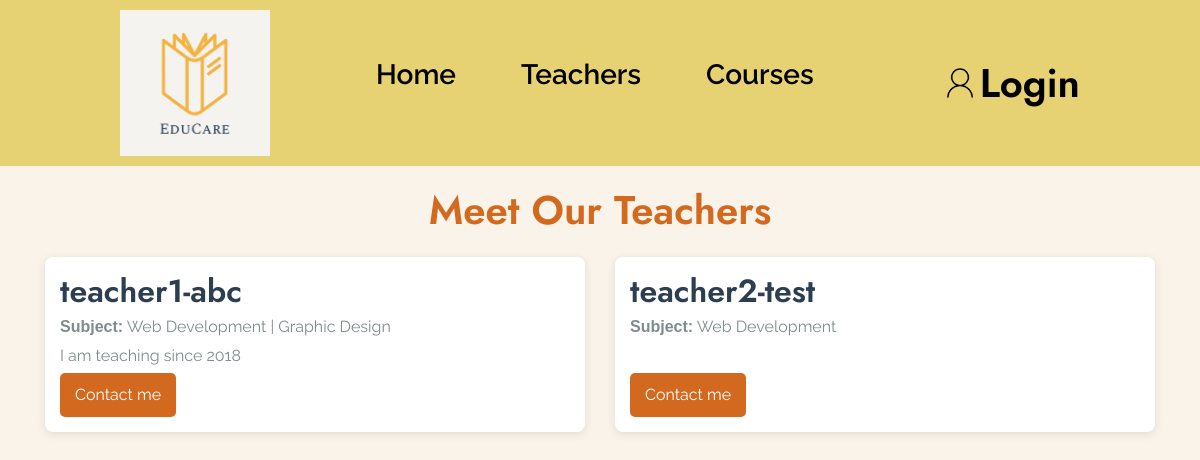
The page /user/Teachcontent.php on the database as committed earlier.
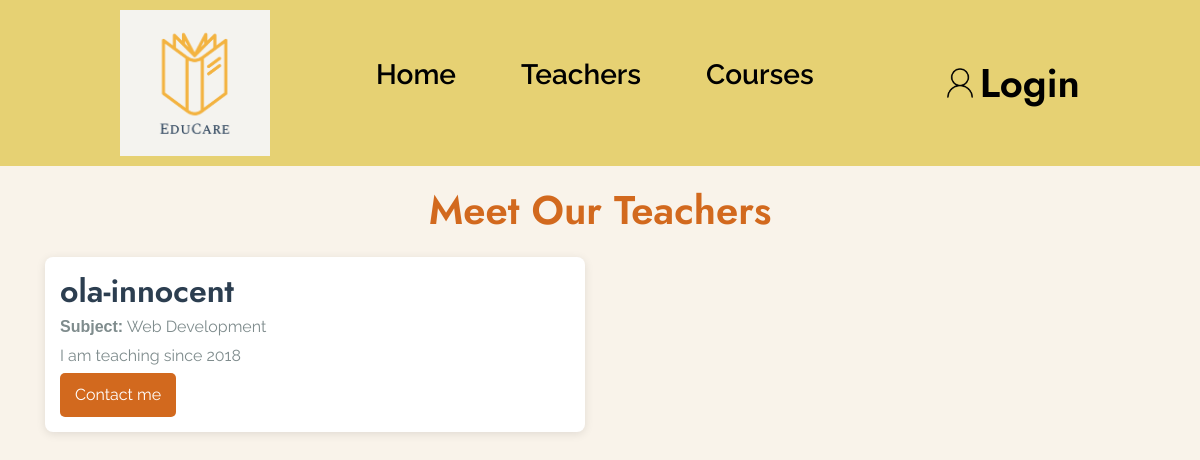
The same page on the database as committed later.
### tables this page shows
CREATE TABLE `users` (
  `id` int(11) NOT NULL,
  `fname` varchar(255) NOT NULL,
  `lname` varchar(255) NOT NULL,
  `email` varchar(255) NOT NULL,
  `password` varchar(255) NOT NULL,
  `user_type` enum('admin','teacher','student') NOT NULL DEFAULT 'student',
  `bio` text DEFAULT NULL,
  `course_id` int(11) DEFAULT NULL
);

### core/database.php (called while the page is built, shortened)
<?php
$userFullName = '';

### user/Teachcontent.php (the view, shortened to what this page needs)
<?php
require_once '../core/database.php';
?>
<!DOCTYPE html>
<html lang="en">
<head>
    <?php include './includes/style_links.php'; ?>
    <link rel="stylesheet" href="style.css">
    <link rel="stylesheet" href="css/custom.min.css">
</head>
<body>
    <?php include_once './includes/header.php'; ?>
    <div id="teachers-list" class="container">
        <div class="row">
            <div class="col-12">
                <h1 class="chocolate">Meet Our Teachers</h1>
            </div>
            <?php
            $getAllT_Q = $con->query("CALL `get_all_teachers`()");
            if (mysqli_num_rows($getAllT_Q) > 0) {
                while ($teach_list = mysqli_fetch_object($getAllT_Q)):
            ?>
                    <div class="col-12 col-md-6">
                        <div class="teacher">
                            <h2><?= $teach_list->fname . '-' . $teach_list->lname ?></h2>
                            <p><strong>Subject:</strong> <?= $teach_list->category_names ?></p>
                            <p><?= $teach_list->bio ?? "&nbsp;" ?></p>
                            <a href="mailto:example@example.com?subject=Hello%20there&body=I%20would%20like%20to%20inquire%20about..." class="email-link">
                                Contact me
                            </a>
                        </div>
                    </div>
                <?php endwhile;
            } else {
                ?>
                <div class="col-12">
                    <h2 class="text-center mt-3">No Teacher Available Right Now.</h2>
                </div>
            <?php
            }
            $con->next_result(); ?>
        </div>
    </div>
</body>
</html>

### user/includes/style_links.php (shortened to what this page needs)
<link
    rel="stylesheet"
    href="https://cdn.jsdelivr.net/npm/bootstrap@4.6.2/dist/css/bootstrap.min.css"
 />
<link rel="stylesheet" href="https://cdnjs.cloudflare.com/ajax/libs/font-awesome/6.6.0/css/all.min.css" />

### user/includes/header.php (shortened to what this page needs)
<header>
    <nav>
        <img src="<?= SITE_URL ?>user/images/logoo.png" class="logo">
        <ul class="d-flex">
            <li><a href="<?= SITE_URL ?>user/index.php">Home</a></li>
            <li><a href="<?= SITE_URL ?>user/Teachcontent.php">Teachers</a></li>
            <li><a href="<?= SITE_URL ?>user/testcourses.php">Courses</a></li>
        </ul>
        <div class="contenthome">
            <div class="user-wrapper">
                <?php if ($userFullName != ''): ?>
                    <a id="toggle-user-menu" href="#!" class="d-flex align-items-center">
                        <img src="<?= SITE_URL ?>user/images/user.png" class="userpic">
                        <h1 class="mb-0"> EduCare</h1>
                    </a>
                <?php else: ?>
                    <a href="<?= SITE_URL ?>user/login.php" class="d-flex align-items-center">
                        <img src="<?= SITE_URL ?>user/images/user.png" class="userpic">
                        <h1 class="mb-0"> Login</h1>
                    </a>
                <?php endif; ?>
            </div>
        </div>
    </nav>
</header>

### user/style.css (style rules this page uses)
* { margin: 0; padding: 0; font-family: "Poppins", sans-serif; box-sizing: border-box; }
body { background-color: rgb(249, 243, 234); }
header nav { background: rgb(230, 209, 115); width: 100%; min-height: 100%; padding: 10px 10%; display: flex; align-items: center; justify-content: space-between; position: relative; }
.logo { width: 150px; }
.userpic { width: 40px; border-radius: 50%; cursor: pointer; margin-left: 20px; }
header nav ul { list-style: none; gap: 25px; }
header nav ul li { display: inline-block; list-style: none; margin: 10px 20px; }
header nav ul li a { color: black; text-decoration: none; font-size: 28px; font-weight: 600; }
header nav .user-wrapper a { color: #000; text-decoration: none; }

Rows that differ between the two databases and show on the page:
no longer on this page (row edited): users: fname "teacher2", lname "test", category_names "Web Development"
changed users: fname "teacher1" → "ola"; lname "abc" → "innocent"; category_names "Web Development | Graphic Design" → "Web Development"
